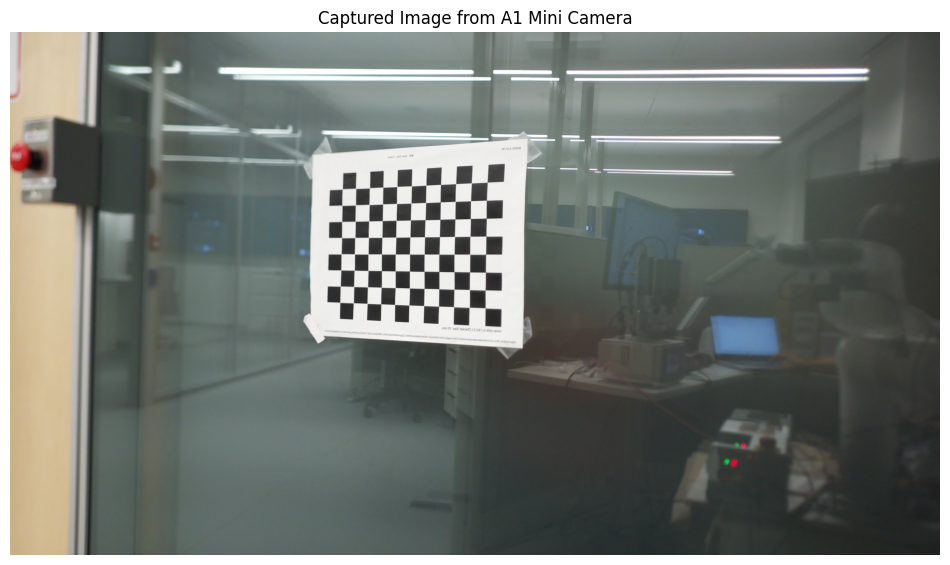
#> input picture src/ac_training_lab/a1_cam/calibration_images/1.png, 950 x 565 px; its folder holds 4 pictures in this run
$ python calibrate_camera.py
#> lines starting #> are read from the running program, lines starting #| are printed output that depends on the picture
#> pass 2 of the loop in main, `for pattern in image_patterns:`:
#> pass 3 of the loop in main, `for pattern in image_patterns:`:
#> the loop made 6 passes; the first 3 are shown
#!/usr/bin/env python3
"""
Camera Calibration Script for A1 Mini Camera
Based on the apriltag_demo.ipynb approach

This script performs camera calibration using checkerboard images to generate
accurate camera intrinsics for your working distance (~15cm).

Instructions:
1. Print a checkerboard pattern (7x10 internal corners, 23mm square size)
2. Take 15-20 photos of the checkerboard at ~15cm distance from different angles
3. Save photos as 'calib_01.jpg', 'calib_02.jpg', etc. in images/ directory
4. Run this script to generate new camera intrinsics

The script will output:
- New a1_intrinsics.yaml file with corrected camera matrix and distortion coefficients
- Calibration quality metrics (reprojection error)
"""

import cv2
import numpy as np
import glob
import yaml
import os
from pathlib import Path

def calibrate_camera_from_images(image_paths, pattern_size, square_size_m, image_size=None):
    """
    Calibrate camera using checkerboard images

    Args:
        image_paths: List of paths to calibration images
        pattern_size: (cols, rows) of internal checkerboard corners
        square_size_m: Size of checkerboard squares in meters
        image_size: (width, height) of images, auto-detected if None

    Returns:
        ret: Calibration success flag
        camera_matrix: 3x3 camera matrix
        dist_coeffs: Distortion coefficients
        rvecs: Rotation vectors
        tvecs: Translation vectors
        rms_error: RMS reprojection error
    """
#> called with pattern_size = (11, 8), square_size_m = 0.023

    # Prepare object points - coordinates of corners in checkerboard coordinate system
    objp = np.zeros((pattern_size[0] * pattern_size[1], 3), np.float32)
    objp[:, :2] = np.mgrid[0:pattern_size[0], 0:pattern_size[1]].T.reshape(-1, 2)
    objp *= square_size_m  # Scale by actual square size

    # Arrays to store object points and image points from all images
    objpoints = []  # 3D points in real world space
    imgpoints = []  # 2D points in image plane

    print(f"🔍 Processing {len(image_paths)} calibration images...")

    successful_images = 0
    for i, image_path in enumerate(image_paths):
        print(f"   Processing image {i+1}/{len(image_paths)}: {Path(image_path).name}")

        # Read image
        img = cv2.imread(image_path)
#> img is the input picture: shape (565, 950, 3); mean B, G, R 117.7, 122.5, 117.7
        if img is None:
            print(f"      ❌ Could not load image: {image_path}")
            continue

        # Convert to grayscale
        gray = cv2.cvtColor(img, cv2.COLOR_BGR2GRAY)
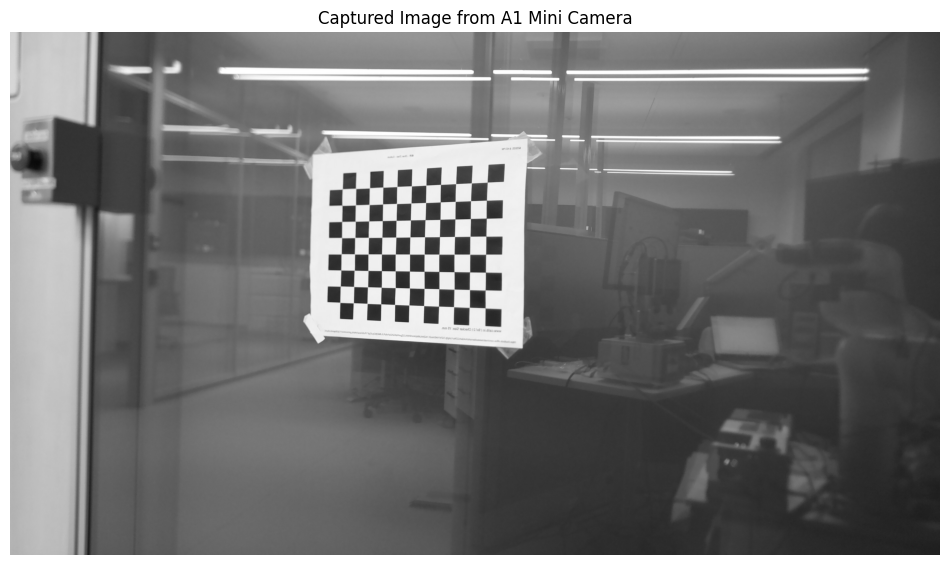
#> gray: shape (565, 950); min 0, max 255, mean 120.5

        # Auto-detect image size from first successful image
        if image_size is None:
            image_size = gray.shape[::-1]  # (width, height)
#> image_size = (950, 565)

        # Find checkerboard corners
        ret, corners = cv2.findChessboardCorners(gray, pattern_size, None)
#> ret = True; corners = 88 rows, first 8: [485.2, 307.9], [469.3, 307.3], [453.6, 306.7], [438.5, 306.2], [423.6, 305.5], [408.8, 305], [394.6, 304.4], [380.7, 303.8]

        if ret:
            # Refine corner positions for sub-pixel accuracy
            corners = cv2.cornerSubPix(gray, corners, (11, 11), (-1, -1),
                                     (cv2.TERM_CRITERIA_EPS + cv2.TERM_CRITERIA_MAX_ITER, 30, 0.001))
#> corners = 88 rows, first 8: [485.2, 307.9], [469.3, 307.4], [453.6, 306.7], [438.5, 306.2], [423.6, 305.6], [408.8, 305], [394.6, 304.4], [380.7, 303.8]

            objpoints.append(objp)
            imgpoints.append(corners)
            successful_images += 1
            print(f"      ✅ Found checkerboard corners")
        else:
            print(f"      ❌ Could not find checkerboard corners")
#> pass 2 of the loop in calibrate_camera_from_images, `for i, image_path in enumerate(image_paths):`:
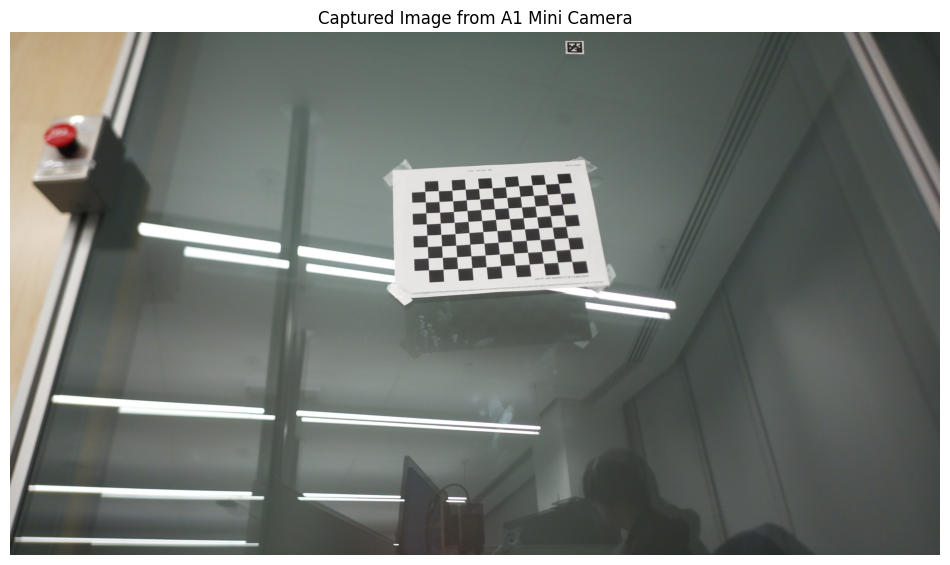
#> input picture src/ac_training_lab/a1_cam/calibration_images/10.png, 950 x 565 px
#> in calibrate_camera_from_images, img is the input picture: shape (565, 950, 3); mean B, G, R 118.8, 123.4, 118.9
#> in calibrate_camera_from_images, `gray = cv2.cvtColor(img, cv2.COLOR_BGR2GRAY)`:
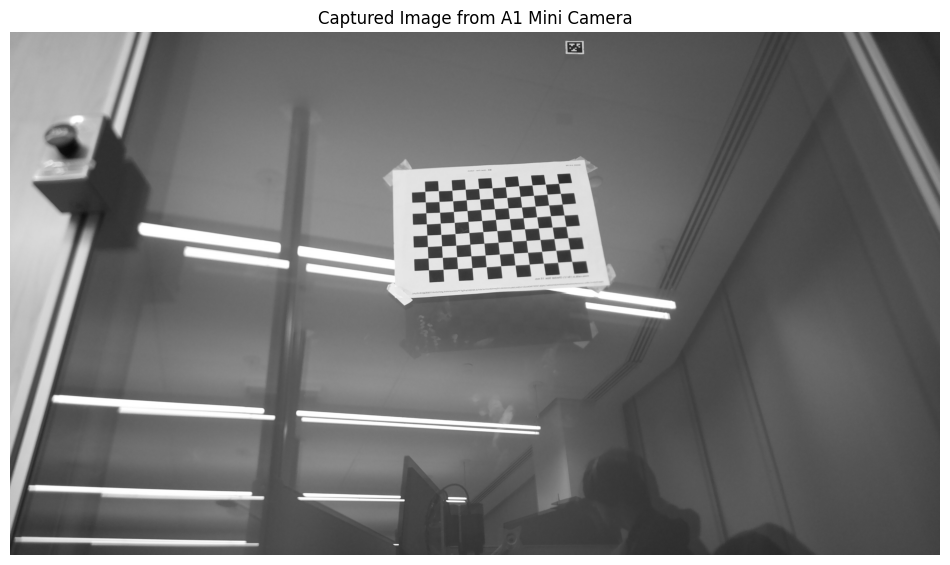
#> gray: shape (565, 950); min 0, max 255, mean 121.5
#> in calibrate_camera_from_images, `ret, corners = cv2.findChessboardCorners(gray, pattern_size, None)`: corners = 88 rows, first 8: [571.7, 261.4], [557.7, 262.2], [543.4, 263.2], [529.3, 264.1], [515, 265], [500.6, 265.6], [486.3, 266.6], [471.9, 267.6]
#> in calibrate_camera_from_images, `corners = cv2.cornerSubPix(gray, corners, (11, 11), (-1, -1), (cv2.TER..`: corners = 88 rows, first 8: [571.7, 263.2], [556.3, 256.3], [542.7, 257.3], [528.3, 258.2], [514.5, 258.8], [499.7, 259.8], [485.8, 260.6], [471.4, 261.6]
#> pass 3 of the loop in calibrate_camera_from_images, `for i, image_path in enumerate(image_paths):`:
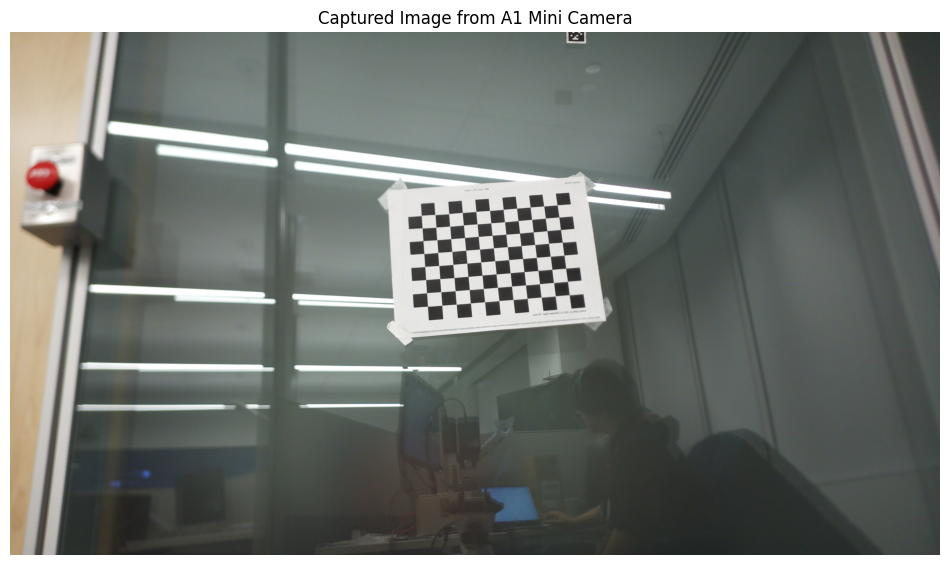
#> input picture src/ac_training_lab/a1_cam/calibration_images/11.png, 950 x 565 px
#> in calibrate_camera_from_images, img is the input picture: shape (565, 950, 3); mean B, G, R 115.8, 120.2, 116.1
#> in calibrate_camera_from_images, `gray = cv2.cvtColor(img, cv2.COLOR_BGR2GRAY)`:
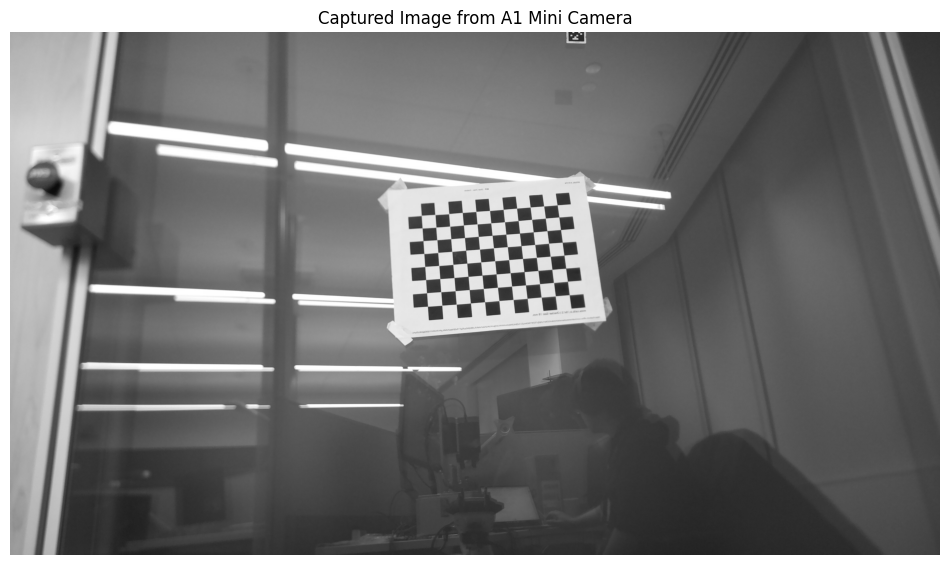
#> gray: shape (565, 950); min 0, max 255, mean 118.5
#> in calibrate_camera_from_images, `ret, corners = cv2.findChessboardCorners(gray, pattern_size, None)`: corners = 88 rows, first 8: [569.2, 294.7], [555.4, 295.8], [541.2, 297.1], [527.2, 298.4], [513, 299.5], [498.8, 300.5], [484.5, 301.7], [470.5, 303]
#> in calibrate_camera_from_images, `corners = cv2.cornerSubPix(gray, corners, (11, 11), (-1, -1), (cv2.TER..`: corners = 88 rows, first 8: [569.2, 294.7], [555.3, 295.9], [541.2, 297.1], [527.1, 298.3], [513, 299.5], [498.8, 300.6], [484.6, 301.7], [470.4, 303]
#> the loop made 4 passes; the first 3 are shown

    print(f"\n📊 Successfully processed {successful_images}/{len(image_paths)} images")

    if successful_images < 10:
        print("⚠️  Warning: Less than 10 successful images. Consider taking more calibration photos.")

    if successful_images < 3:
        print("❌ Error: Not enough successful images for calibration (need at least 3)")
        return False, None, None, None, None, None

    print("🔧 Performing camera calibration...")

    # Perform camera calibration
    ret, camera_matrix, dist_coeffs, rvecs, tvecs = cv2.calibrateCamera(
        objpoints, imgpoints, image_size, None, None,
        flags=cv2.CALIB_RATIONAL_MODEL
    )

    # Calculate reprojection error
    mean_error = 0
    for i in range(len(objpoints)):
        imgpoints2, _ = cv2.projectPoints(objpoints[i], rvecs[i], tvecs[i], camera_matrix, dist_coeffs)
        error = cv2.norm(imgpoints[i], imgpoints2, cv2.NORM_L2) / len(imgpoints2)
        mean_error += error

    rms_error = mean_error / len(objpoints)

    return ret, camera_matrix, dist_coeffs, rvecs, tvecs, rms_error

def save_calibration_to_yaml(camera_matrix, dist_coeffs, image_size, rms_error, output_path):
    """Save calibration results to YAML file compatible with detect_apriltag.py"""

    calib_data = {
        'camera_matrix': camera_matrix.tolist(),
        'distortion_coefficients': dist_coeffs.flatten().tolist(),
        'image_size': list(image_size),
        'rms_reprojection_error_pixels': float(rms_error)
    }

    # Create config directory if it doesn't exist
    os.makedirs(os.path.dirname(output_path), exist_ok=True)

    with open(output_path, 'w') as f:
        yaml.dump(calib_data, f, default_flow_style=False)

    print(f"✅ Saved calibration to: {output_path}")

def main():
    print("📷 A1 Mini Camera Calibration")
    print("=" * 40)

    # Configuration matching detected pattern
    pattern_size = (11, 8)  # Internal corners (cols, rows)
    square_size_mm = 23.0   # Size of each square in mm (measure your printed checkerboard!)
    square_size_m = square_size_mm / 1000.0  # Convert to meters

    print(f"📋 Checkerboard settings:")
    print(f"   Internal corners: {pattern_size[0]} x {pattern_size[1]}")
    print(f"   Square size: {square_size_mm}mm")
    print(f"   ⚠️  Verify your printed checkerboard matches these dimensions!")

    # Look for calibration images
    image_dir = "calibration_images"
    if not os.path.exists(image_dir):
        print(f"\n❌ Images directory not found: {image_dir}")
        print("Please create the calibration_images directory and add your checkerboard calibration photos.")
        print("Expected filenames: calib_01.jpg, calib_02.jpg, etc.")
        return

    # Find calibration images
    image_patterns = [
        f"{image_dir}/calib_*.jpg",
        f"{image_dir}/calib_*.png",
        f"{image_dir}/calibration_*.jpg",
        f"{image_dir}/calibration_*.png",
        f"{image_dir}/*.jpg",
        f"{image_dir}/*.png"
    ]

    image_paths = []
    for pattern in image_patterns:
        image_paths.extend(glob.glob(pattern))

    # Remove duplicates and sort
    image_paths = sorted(list(set(image_paths)))

    if not image_paths:
        print(f"\n❌ No calibration images found in {image_dir}/")
        print("Please add calibration images and try again.")
        print("Supported formats: .jpg, .png")
        return

    print(f"\n🖼️  Found {len(image_paths)} calibration images")

    # Perform calibration
    ret, camera_matrix, dist_coeffs, rvecs, tvecs, rms_error = calibrate_camera_from_images(
        image_paths, pattern_size, square_size_m
    )

    if not ret:
        print("❌ Calibration failed!")
        return

    print("\n✅ Calibration successful!")
    print(f"📊 Results:")
    print(f"   RMS reprojection error: {rms_error:.4f} pixels")
    print(f"   Camera matrix:")
    print(f"     fx: {camera_matrix[0,0]:.2f}")
    print(f"     fy: {camera_matrix[1,1]:.2f}")
    print(f"     cx: {camera_matrix[0,2]:.2f}")
    print(f"     cy: {camera_matrix[1,2]:.2f}")

    # Quality assessment
    if rms_error < 0.5:
        print("   🟢 Excellent calibration quality")
    elif rms_error < 1.0:
        print("   🟡 Good calibration quality")
    else:
        print("   🔴 Poor calibration quality - consider retaking photos")

    # Save to config directory
    output_path = "config/a1_intrinsics_new.yaml"

    # Get image size from first image
    first_img = cv2.imread(image_paths[0])
    image_size = (first_img.shape[1], first_img.shape[0])  # (width, height)
#> image_size = (950, 565)

    save_calibration_to_yaml(camera_matrix, dist_coeffs, image_size, rms_error, output_path)

    print(f"\n📁 Next steps:")
    print(f"   1. Test the new calibration: python detect_apriltag.py images/your_test_image.png")
    print(f"   2. If results look good, backup old calibration:")
    print(f"      mv config/a1_intrinsics.yaml config/a1_intrinsics_backup.yaml")
    print(f"   3. Use new calibration:")
    print(f"      mv config/a1_intrinsics_new.yaml config/a1_intrinsics.yaml")

if __name__ == "__main__":
    main()
